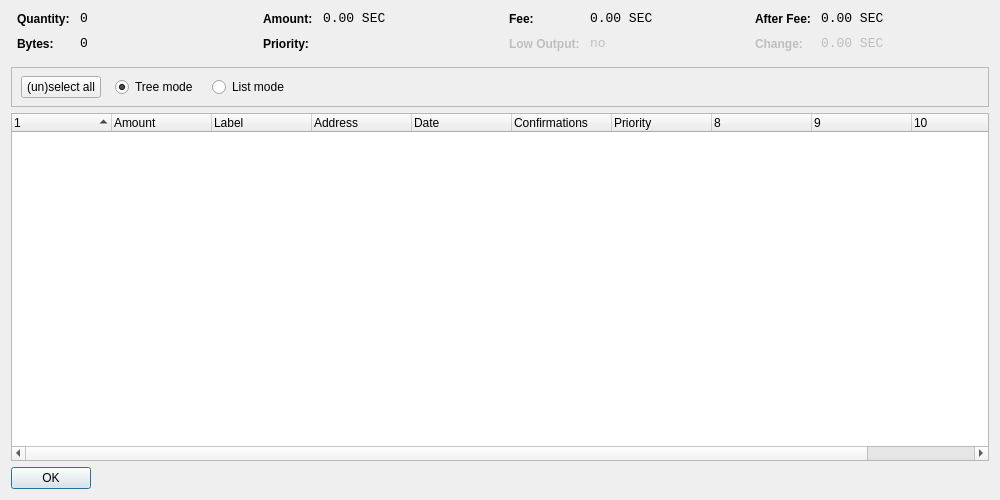
<?xml version="1.0" encoding="UTF-8"?>
<ui version="4.0">
 <class>CoinControlDialog</class>
 <widget class="QDialog" name="CoinControlDialog">
  <property name="geometry">
   <rect>
    <x>0</x>
    <y>0</y>
    <width>1000</width>
    <height>500</height>
   </rect>
  </property>
  <property name="windowTitle">
   <string>Coin Control</string>
  </property>
  <layout class="QVBoxLayout" name="verticalLayout">
   <item>
    <layout class="QHBoxLayout" name="horizontalLayoutTop" stretch="0,0,0,0">
     <property name="topMargin">
      <number>0</number>
     </property>
     <property name="bottomMargin">
      <number>10</number>
     </property>
     <item>
      <layout class="QFormLayout" name="formLayoutCoinControl1">
       <property name="horizontalSpacing">
        <number>10</number>
       </property>
       <property name="verticalSpacing">
        <number>10</number>
       </property>
       <property name="leftMargin">
        <number>6</number>
       </property>
       <property name="rightMargin">
        <number>6</number>
       </property>
       <item row="0" column="0">
        <widget class="QLabel" name="labelCoinControlQuantityText">
         <property name="styleSheet">
          <string notr="true">font-weight:bold;</string>
         </property>
         <property name="text">
          <string>Quantity:</string>
         </property>
        </widget>
       </item>
       <item row="0" column="1">
        <widget class="QLabel" name="labelCoinControlQuantity">
         <property name="font">
          <font>
           <family>Monospace</family>
           <pointsize>10</pointsize>
          </font>
         </property>
         <property name="cursor">
          <cursorShape>IBeamCursor</cursorShape>
         </property>
         <property name="contextMenuPolicy">
          <enum>Qt::ActionsContextMenu</enum>
         </property>
         <property name="text">
          <string notr="true">0</string>
         </property>
         <property name="textInteractionFlags">
          <set>Qt::LinksAccessibleByMouse|Qt::TextSelectableByKeyboard|Qt::TextSelectableByMouse</set>
         </property>
        </widget>
       </item>
       <item row="1" column="0">
        <widget class="QLabel" name="labelCoinControlBytesText">
         <property name="styleSheet">
          <string notr="true">font-weight:bold;</string>
         </property>
         <property name="text">
          <string>Bytes:</string>
         </property>
        </widget>
       </item>
       <item row="1" column="1">
        <widget class="QLabel" name="labelCoinControlBytes">
         <property name="font">
          <font>
           <family>Monospace</family>
           <pointsize>10</pointsize>
          </font>
         </property>
         <property name="cursor">
          <cursorShape>IBeamCursor</cursorShape>
         </property>
         <property name="contextMenuPolicy">
          <enum>Qt::ActionsContextMenu</enum>
         </property>
         <property name="text">
          <string notr="true">0</string>
         </property>
         <property name="textInteractionFlags">
          <set>Qt::LinksAccessibleByMouse|Qt::TextSelectableByKeyboard|Qt::TextSelectableByMouse</set>
         </property>
        </widget>
       </item>
      </layout>
     </item>
     <item>
      <layout class="QFormLayout" name="formLayoutCoinControl2">
       <property name="horizontalSpacing">
        <number>10</number>
       </property>
       <property name="verticalSpacing">
        <number>10</number>
       </property>
       <property name="leftMargin">
        <number>6</number>
       </property>
       <property name="rightMargin">
        <number>6</number>
       </property>
       <item row="0" column="0">
        <widget class="QLabel" name="labelCoinControlAmountText">
         <property name="styleSheet">
          <string notr="true">font-weight:bold;</string>
         </property>
         <property name="text">
          <string>Amount:</string>
         </property>
        </widget>
       </item>
       <item row="0" column="1">
        <widget class="QLabel" name="labelCoinControlAmount">
         <property name="font">
          <font>
           <family>Monospace</family>
           <pointsize>10</pointsize>
          </font>
         </property>
         <property name="cursor">
          <cursorShape>IBeamCursor</cursorShape>
         </property>
         <property name="contextMenuPolicy">
          <enum>Qt::ActionsContextMenu</enum>
         </property>
         <property name="text">
          <string notr="true">0.00 SEC</string>
         </property>
         <property name="textInteractionFlags">
          <set>Qt::LinksAccessibleByMouse|Qt::TextSelectableByKeyboard|Qt::TextSelectableByMouse</set>
         </property>
        </widget>
       </item>
       <item row="1" column="0">
        <widget class="QLabel" name="labelCoinControlPriorityText">
         <property name="styleSheet">
          <string notr="true">font-weight:bold;</string>
         </property>
         <property name="text">
          <string>Priority:</string>
         </property>
        </widget>
       </item>
       <item row="1" column="1">
        <widget class="QLabel" name="labelCoinControlPriority">
         <property name="font">
          <font>
           <family>Monospace</family>
           <pointsize>10</pointsize>
          </font>
         </property>
         <property name="cursor">
          <cursorShape>IBeamCursor</cursorShape>
         </property>
         <property name="contextMenuPolicy">
          <enum>Qt::ActionsContextMenu</enum>
         </property>
         <property name="text">
          <string/>
         </property>
         <property name="textInteractionFlags">
          <set>Qt::LinksAccessibleByMouse|Qt::TextSelectableByKeyboard|Qt::TextSelectableByMouse</set>
         </property>
        </widget>
       </item>
      </layout>
     </item>
     <item>
      <layout class="QFormLayout" name="formLayoutCoinControl3">
       <property name="horizontalSpacing">
        <number>10</number>
       </property>
       <property name="verticalSpacing">
        <number>10</number>
       </property>
       <property name="leftMargin">
        <number>6</number>
       </property>
       <property name="rightMargin">
        <number>6</number>
       </property>
       <item row="0" column="0">
        <widget class="QLabel" name="labelCoinControlFeeText">
         <property name="styleSheet">
          <string notr="true">font-weight:bold;</string>
         </property>
         <property name="text">
          <string>Fee:</string>
         </property>
        </widget>
       </item>
       <item row="0" column="1">
        <widget class="QLabel" name="labelCoinControlFee">
         <property name="font">
          <font>
           <family>Monospace</family>
           <pointsize>10</pointsize>
          </font>
         </property>
         <property name="cursor">
          <cursorShape>IBeamCursor</cursorShape>
         </property>
         <property name="contextMenuPolicy">
          <enum>Qt::ActionsContextMenu</enum>
         </property>
         <property name="text">
          <string notr="true">0.00 SEC</string>
         </property>
         <property name="textInteractionFlags">
          <set>Qt::LinksAccessibleByMouse|Qt::TextSelectableByKeyboard|Qt::TextSelectableByMouse</set>
         </property>
        </widget>
       </item>
       <item row="1" column="0">
        <widget class="QLabel" name="labelCoinControlLowOutputText">
         <property name="enabled">
          <bool>false</bool>
         </property>
         <property name="styleSheet">
          <string notr="true">font-weight:bold;</string>
         </property>
         <property name="text">
          <string>Low Output:</string>
         </property>
        </widget>
       </item>
       <item row="1" column="1">
        <widget class="QLabel" name="labelCoinControlLowOutput">
         <property name="enabled">
          <bool>false</bool>
         </property>
         <property name="font">
          <font>
           <family>Monospace</family>
           <pointsize>10</pointsize>
          </font>
         </property>
         <property name="cursor">
          <cursorShape>IBeamCursor</cursorShape>
         </property>
         <property name="contextMenuPolicy">
          <enum>Qt::ActionsContextMenu</enum>
         </property>
         <property name="text">
          <string notr="true">no</string>
         </property>
         <property name="textInteractionFlags">
          <set>Qt::LinksAccessibleByMouse|Qt::TextSelectableByKeyboard|Qt::TextSelectableByMouse</set>
         </property>
        </widget>
       </item>
      </layout>
     </item>
     <item>
      <layout class="QFormLayout" name="formLayoutCoinControl4">
       <property name="horizontalSpacing">
        <number>10</number>
       </property>
       <property name="verticalSpacing">
        <number>10</number>
       </property>
       <property name="leftMargin">
        <number>6</number>
       </property>
       <property name="rightMargin">
        <number>6</number>
       </property>
       <item row="0" column="0">
        <widget class="QLabel" name="labelCoinControlAfterFeeText">
         <property name="styleSheet">
          <string notr="true">font-weight:bold;</string>
         </property>
         <property name="text">
          <string>After Fee:</string>
         </property>
        </widget>
       </item>
       <item row="0" column="1">
        <widget class="QLabel" name="labelCoinControlAfterFee">
         <property name="font">
          <font>
           <family>Monospace</family>
           <pointsize>10</pointsize>
          </font>
         </property>
         <property name="cursor">
          <cursorShape>IBeamCursor</cursorShape>
         </property>
         <property name="contextMenuPolicy">
          <enum>Qt::ActionsContextMenu</enum>
         </property>
         <property name="text">
          <string notr="true">0.00 SEC</string>
         </property>
         <property name="textInteractionFlags">
          <set>Qt::LinksAccessibleByMouse|Qt::TextSelectableByKeyboard|Qt::TextSelectableByMouse</set>
         </property>
        </widget>
       </item>
       <item row="1" column="0">
        <widget class="QLabel" name="labelCoinControlChangeText">
         <property name="enabled">
          <bool>false</bool>
         </property>
         <property name="styleSheet">
          <string notr="true">font-weight:bold;</string>
         </property>
         <property name="text">
          <string>Change:</string>
         </property>
        </widget>
       </item>
       <item row="1" column="1">
        <widget class="QLabel" name="labelCoinControlChange">
         <property name="enabled">
          <bool>false</bool>
         </property>
         <property name="font">
          <font>
           <family>Monospace</family>
           <pointsize>10</pointsize>
          </font>
         </property>
         <property name="cursor">
          <cursorShape>IBeamCursor</cursorShape>
         </property>
         <property name="contextMenuPolicy">
          <enum>Qt::ActionsContextMenu</enum>
         </property>
         <property name="text">
          <string notr="true">0.00 SEC</string>
         </property>
         <property name="textInteractionFlags">
          <set>Qt::LinksAccessibleByMouse|Qt::TextSelectableByKeyboard|Qt::TextSelectableByMouse</set>
         </property>
        </widget>
       </item>
      </layout>
     </item>
    </layout>
   </item>
   <item>
    <widget class="QFrame" name="frame">
     <property name="minimumSize">
      <size>
       <width>0</width>
       <height>40</height>
      </size>
     </property>
     <property name="frameShape">
      <enum>QFrame::StyledPanel</enum>
     </property>
     <property name="frameShadow">
      <enum>QFrame::Sunken</enum>
     </property>
     <widget class="QWidget" name="horizontalLayoutWidget">
      <property name="geometry">
       <rect>
        <x>10</x>
        <y>0</y>
        <width>781</width>
        <height>41</height>
       </rect>
      </property>
      <layout class="QHBoxLayout" name="horizontalLayoutPanel" stretch="0,0,0,0,0">
       <property name="spacing">
        <number>14</number>
       </property>
       <item>
        <widget class="QPushButton" name="pushButtonSelectAll">
         <property name="sizePolicy">
          <sizepolicy hsizetype="Maximum" vsizetype="Fixed">
           <horstretch>0</horstretch>
           <verstretch>0</verstretch>
          </sizepolicy>
         </property>
         <property name="text">
          <string>(un)select all</string>
         </property>
        </widget>
       </item>
       <item>
        <widget class="QRadioButton" name="radioTreeMode">
         <property name="sizePolicy">
          <sizepolicy hsizetype="Maximum" vsizetype="Fixed">
           <horstretch>0</horstretch>
           <verstretch>0</verstretch>
          </sizepolicy>
         </property>
         <property name="text">
          <string>Tree mode</string>
         </property>
         <property name="checked">
          <bool>true</bool>
         </property>
        </widget>
       </item>
       <item>
        <widget class="QRadioButton" name="radioListMode">
         <property name="sizePolicy">
          <sizepolicy hsizetype="Maximum" vsizetype="Fixed">
           <horstretch>0</horstretch>
           <verstretch>0</verstretch>
          </sizepolicy>
         </property>
         <property name="text">
          <string>List mode</string>
         </property>
        </widget>
       </item>
       <item>
        <spacer name="horizontalSpacer">
         <property name="orientation">
          <enum>Qt::Horizontal</enum>
         </property>
         <property name="sizeHint" stdset="0">
          <size>
           <width>40</width>
           <height>20</height>
          </size>
         </property>
        </spacer>
       </item>
      </layout>
     </widget>
    </widget>
   </item>
   <item>
    <widget class="CoinControlTreeWidget" name="treeWidget">
     <property name="contextMenuPolicy">
      <enum>Qt::CustomContextMenu</enum>
     </property>
     <property name="sortingEnabled">
      <bool>false</bool>
     </property>
     <property name="columnCount">
      <number>11</number>
     </property>
     <attribute name="headerShowSortIndicator" stdset="0">
      <bool>true</bool>
     </attribute>
     <attribute name="headerStretchLastSection">
      <bool>false</bool>
     </attribute>
     <column>
      <property name="text">
       <string/>
      </property>
     </column>
     <column>
      <property name="text">
       <string>Amount</string>
      </property>
     </column>
     <column>
      <property name="text">
       <string>Label</string>
      </property>
     </column>
     <column>
      <property name="text">
       <string>Address</string>
      </property>
     </column>
     <column>
      <property name="text">
       <string>Date</string>
      </property>
     </column>
     <column>
      <property name="text">
       <string>Confirmations</string>
      </property>
      <property name="toolTip">
       <string>Confirmed</string>
      </property>
     </column>
     <column>
      <property name="text">
       <string>Priority</string>
      </property>
     </column>
     <column>
      <property name="text">
       <string/>
      </property>
     </column>
     <column>
      <property name="text">
       <string/>
      </property>
     </column>
     <column>
      <property name="text">
       <string/>
      </property>
     </column>
     <column>
      <property name="text">
       <string/>
      </property>
     </column>
    </widget>
   </item>
   <item>
    <widget class="QDialogButtonBox" name="buttonBox">
     <property name="sizePolicy">
      <sizepolicy hsizetype="Maximum" vsizetype="Fixed">
       <horstretch>0</horstretch>
       <verstretch>0</verstretch>
      </sizepolicy>
     </property>
     <property name="orientation">
      <enum>Qt::Horizontal</enum>
     </property>
     <property name="standardButtons">
      <set>QDialogButtonBox::Ok</set>
     </property>
    </widget>
   </item>
  </layout>
 </widget>
 <customwidgets>
  <customwidget>
   <class>CoinControlTreeWidget</class>
   <extends>QTreeWidget</extends>
   <header>coincontroltreewidget.h</header>
  </customwidget>
 </customwidgets>
 <resources/>
 <connections/>
</ui>
